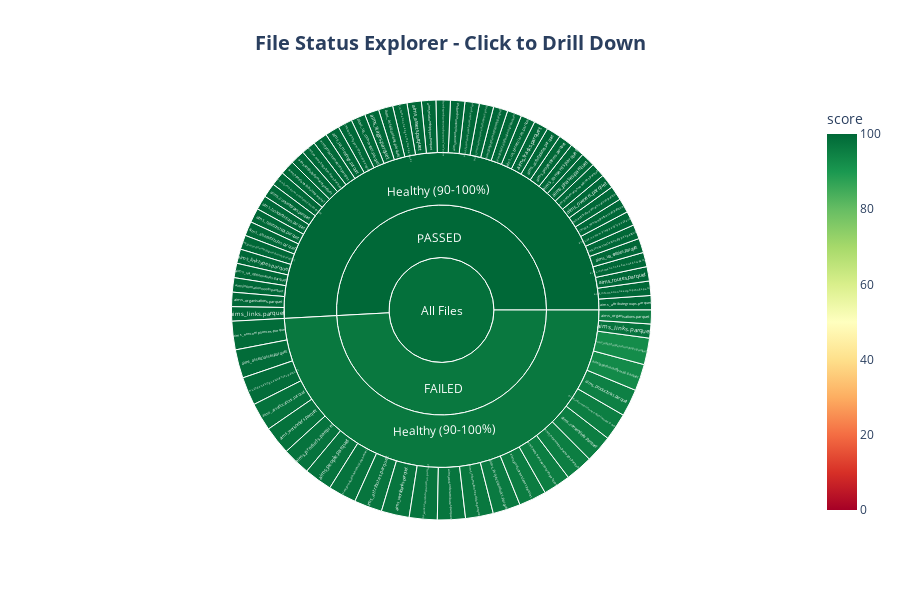

Notebook code cell kept with this figure:
### Code cell
# Step 12: Interactive File Explorer with Drill-Down
print("\n" + "="*60)
print("🔍 INTERACTIVE FILE EXPLORER")
print("="*60)

if 'df_logs' in locals() and not df_logs.empty:
    
    # Create sunburst chart for file status exploration
    df_viz = df_logs.copy()
    df_viz['score_category'] = pd.cut(
        df_viz['score'], 
        bins=[0, 70, 90, 100], 
        labels=['Critical (<70%)', 'Warning (70-90%)', 'Healthy (90-100%)']
    )
    
    # Add a root level
    df_viz['root'] = 'All Files'
    
    fig = px.sunburst(
        df_viz,
        path=['root', 'status', 'score_category', 'file'],
        values='score',
        color='score',
        color_continuous_scale='RdYlGn',
        range_color=[0, 100],
        title='<b>File Status Explorer - Click to Drill Down</b>',
        hover_data={'score': ':.1f'}
    )
    
    fig.update_layout(
        height=600,
        font=dict(size=12),
        title_font_size=20,
        title_x=0.5
    )
    
    fig.show()
    
    print("\n💡 Tip: Click on segments to drill down into specific categories!")
    
else:
    print("\n⚠️  No data available.")

### Figure 1 — Plotly figure (JSON) as saved in the notebook; plotly's stock layout.template omitted (floating-point values rounded to 4 significant figures)
{"data": [{"branchvalues": "total", "customdata": [[100.0], [100.0], [96.3], [100.0], [97.73], [100.0], [100.0], [96.15], [100.0], [97.62], [100.0], [97.62], [100.0], [100.0], [97.92], [100.0], [100.0], [100.0], [100.0], [100.0], [100.0], [100.0], [100.0], [100.0], [100.0], [92.86], [100.0], [100.0], [96.67], [97.22], [97.62], [95.45], [97.22], [99.2], [100.0], [98.88], [100.0], [100.0], [95.0], [95.83], [100.0], [92.49], [100.0], [98.0], [99.14], [100.0], [100.0], [95.45], [97.24], [100.0], [97.22], [100.0], [100.0], [100.0], [100.0], [100.0], [100.0], [100.0], [100.0], [100.0], [100.0], [100.0], [100.0], [100.0], [95.45], [100.0], [95.45], [100.0], [100.0], [100.0], [100.0], [96.67], [100.0], [96.67], [98.36]], "domain": {"x": [0, 1], "y": [0, 1]}, "hovertemplate": "labels=%{label}<br>score_sum=%{value}<br>parent=%{parent}<br>id=%{id}<br>score=%{color:.1f}<extra></extra>", "ids": ["All Files/PASSED/Healthy (90-100%)/aims_attributegroups.parquet", "All Files/PASSED/Healthy (90-100%)/aims_informationneedpropchngs.parquet", "All Files/FAILED/Healthy (90-100%)/aims_organisations.parquet", "All Files/PASSED/Healthy (90-100%)/aims_routes.parquet", "All Files/FAILED/Healthy (90-100%)/aims_products.parquet", "All Files/PASSED/Healthy (90-100%)/aims_informationneedsourcedocs.parquet", "All Files/PASSED/Healthy (90-100%)/aims_ua_entities.parquet", "All Files/FAILED/Healthy (90-100%)/aims_projectitemlinks.parquet", "All Files/PASSED/Healthy (90-100%)/aims_consentmilestonetypes.parquet", "All Files/FAILED/Healthy (90-100%)/aims_links.parquet", "All Files/PASSED/Healthy (90-100%)/aims_ua_noncompimppartytypes.parquet", "All Files/FAILED/Healthy (90-100%)/aims_people.parquet", "All Files/PASSED/Healthy (90-100%)/aims_ua_noncompotheruas.parquet", "All Files/PASSED/Healthy (90-100%)/aims_attributedomainvalues.parquet", "All Files/FAILED/Healthy (90-100%)/aims_workorders.parquet", "All Files/PASSED/Healthy (90-100%)/aims_owners.parquet", "All Files/PASSED/Healthy (90-100%)/aims_informationneedlinks.parquet", "All Files/PASSED/Healthy (90-100%)/aims_phases.parquet", "All Files/PASSED/Healthy (90-100%)/aims_consents.parquet", "All Files/PASSED/Healthy (90-100%)/aims_projectitems.parquet", "All Files/PASSED/Healthy (90-100%)/aims_activitydates.parquet", "All Files/PASSED/Healthy (90-100%)/aims_tracks.parquet", "All Files/PASSED/Healthy (90-100%)/aims_ua_beneficiaries.parquet", "All Files/PASSED/Healthy (90-100%)/aims_assetclasschangelogs.parquet", "All Files/PASSED/Healthy (90-100%)/aims_projectitemattributes.parquet", "All Files/FAILED/Healthy (90-100%)/aims_assethierarchymap.parquet", "All Files/PASSED/Healthy (90-100%)/aims_informationneedattributes.parquet", "All Files/PASSED/Healthy (90-100%)/aims_secondaryassetclasscodes.parquet", "All Files/FAILED/Healthy (90-100%)/aims_informationneeddocs.parquet", "All Files/FAILED/Healthy (90-100%)/aims_workbanks.parquet", "All Files/FAILED/Healthy (90-100%)/aims_productcharacteristics.parquet", "All Files/FAILED/Healthy (90-100%)/aims_workbankworkorders.parquet", "All Files/FAILED/Healthy (90-100%)/aims_workorderstatustransition.parquet", "All Files/FAILED/Healthy (90-100%)/aims_noncompliances.parquet", "All Files/PASSED/Healthy (90-100%)/aims_consentmilestones.parquet", "All Files/FAILED/Healthy (90-100%)/aims_undertakings_assurances.parquet", "All Files/PASSED/Healthy (90-100%)/aims_ua_noncomplianceimpacts.parquet", "All Files/PASSED/Healthy (90-100%)/aims_relationshiptypes.parquet", "All Files/FAILED/Healthy (90-100%)/aims_productlinks.parquet", "All Files/FAILED/Healthy (90-100%)/aims_productassetclasses.parquet", "All Files/PASSED/Healthy (90-100%)/aims_assets.parquet", "All Files/FAILED/Healthy (90-100%)/aims_assetclassrelationships.parquet", "All Files/PASSED/Healthy (90-100%)/aims_informationneedgeometries.parquet", "All Files/FAILED/Healthy (90-100%)/aims_assetlocations.parquet", "All Files/FAILED/Healthy (90-100%)/aims_assetclasses.parquet", "All Files/PASSED/Healthy (90-100%)/aims_assetconsents.parquet", "All Files/PASSED/Healthy (90-100%)/aims_stages.parquet", "All Files/FAILED/Healthy (90-100%)/aims_informationpackages.parquet", "All Files/FAILED/Healthy (90-100%)/aims_attributes.parquet", "All Files/PASSED/Healthy (90-100%)/aims_ua_comments.parquet", "All Files/FAILED/Healthy (90-100%)/aims_workorderattributes.parquet", "All Files/PASSED/Healthy (90-100%)/aims_consenttypemilestones.parquet", "All Files/PASSED/Healthy (90-100%)/aims_ua_meetings.parquet", "All Files/PASSED/Healthy (90-100%)/aims_projectitemactions.parquet", "All Files/PASSED/Healthy (90-100%)/aims_ua_meetingattendees.parquet", "All Files/PASSED/Healthy (90-100%)/aims_attributedomains.parquet", "All Files/PASSED/Healthy (90-100%)/aims_assetclassattributes.parquet", "All Files/PASSED/Healthy (90-100%)/aims_informationneedassetclass.parquet", "All Files/PASSED/Healthy (90-100%)/aims_consenttypes.parquet", "All Files/PASSED/Healthy (90-100%)/aims_taskdefinitions.parquet", "All Files/PASSED/Healthy (90-100%)/aims_relationships.parquet", "All Files/PASSED/Healthy (90-100%)/aims_assetattributes.parquet", "All Files/PASSED/Healthy (90-100%)/aims_projectitemassignedroles.parquet", "All Files/PASSED/Healthy (90-100%)/aims_linktypes.parquet", "All Files/FAILED/Healthy (90-100%)/aims_consentlinks.parquet", "All Files/PASSED/Healthy (90-100%)/aims_ua_optionvalues.parquet", "All Files/FAILED/Healthy (90-100%)/aims_informationneedstatusupd.parquet", "All Files/PASSED/Healthy (90-100%)/aims_informationneeds.parquet", "All Files/PASSED/Healthy (90-100%)/aims_organisations.parquet", "All Files/PASSED/Healthy (90-100%)/aims_links.parquet", "All Files/PASSED/Healthy (90-100%)", "All Files/FAILED/Healthy (90-100%)", "All Files/PASSED", "All Files/FAILED", "All Files"], "labels": ["aims_attributegroups.parquet", "aims_informationneedpropchngs.parquet", "aims_organisations.parquet", "aims_routes.parquet", "aims_products.parquet", "aims_informationneedsourcedocs.parquet", "aims_ua_entities.parquet", "aims_projectitemlinks.parquet", "aims_consentmilestonetypes.parquet", "aims_links.parquet", "aims_ua_noncompimppartytypes.parquet", "aims_people.parquet", "aims_ua_noncompotheruas.parquet", "aims_attributedomainvalues.parquet", "aims_workorders.parquet", "aims_owners.parquet", "aims_informationneedlinks.parquet", "aims_phases.parquet", "aims_consents.parquet", "aims_projectitems.parquet", "aims_activitydates.parquet", "aims_tracks.parquet", "aims_ua_beneficiaries.parquet", "aims_assetclasschangelogs.parquet", "aims_projectitemattributes.parquet", "aims_assethierarchymap.parquet", "aims_informationneedattributes.parquet", "aims_secondaryassetclasscodes.parquet", "aims_informationneeddocs.parquet", "aims_workbanks.parquet", "aims_productcharacteristics.parquet", "aims_workbankworkorders.parquet", "aims_workorderstatustransition.parquet", "aims_noncompliances.parquet", "aims_consentmilestones.parquet", "aims_undertakings_assurances.parquet", "aims_ua_noncomplianceimpacts.parquet", "aims_relationshiptypes.parquet", "aims_productlinks.parquet", "aims_productassetclasses.parquet", "aims_assets.parquet", "aims_assetclassrelationships.parquet", "aims_informationneedgeometries.parquet", "aims_assetlocations.parquet", "aims_assetclasses.parquet", "aims_assetconsents.parquet", "aims_stages.parquet", "aims_informationpackages.parquet", "aims_attributes.parquet", "aims_ua_comments.parquet", "aims_workorderattributes.parquet", "aims_consenttypemilestones.parquet", "aims_ua_meetings.parquet", "aims_projectitemactions.parquet", "aims_ua_meetingattendees.parquet", "aims_attributedomains.parquet", "aims_assetclassattributes.parquet", "aims_informationneedassetclass.parquet", "aims_consenttypes.parquet", "aims_taskdefinitions.parquet", "aims_relationships.parquet", "aims_assetattributes.parquet", "aims_projectitemassignedroles.parquet", "aims_linktypes.parquet", "aims_consentlinks.parquet", "aims_ua_optionvalues.parquet", "aims_informationneedstatusupd.parquet", "aims_informationneeds.parquet", "aims_organisations.parquet", "aims_links.parquet", "Healthy (90-100%)", "Healthy (90-100%)", "PASSED", "FAILED", "All Files"], "marker": {"coloraxis": "coloraxis", "colors": [100.0, 100.0, 96.3, 100.0, 97.73, 100.0, 100.0, 96.15, 100.0, 97.62, 100.0, 97.62, 100.0, 100.0, 97.92, 100.0, 100.0, 100.0, 100.0, 100.0, 100.0, 100.0, 100.0, 100.0, 100.0, 92.86, 100.0, 100.0, 96.67, 97.22, 97.62, 95.45, 97.22, 99.2, 100.0, 98.88, 100.0, 100.0, 95.0, 95.83, 100.0, 92.49, 100.0, 98.0, 99.14, 100.0, 100.0, 95.45, 97.24, 100.0, 97.22, 100.0, 100.0, 100.0, 100.0, 100.0, 100.0, 100.0, 100.0, 100.0, 100.0, 100.0, 100.0, 100.0, 95.45, 100.0, 95.45, 100.0, 100.0, 100.0, 100.0, 96.67, 100.0, 96.67, 98.36]}, "name": "", "parents": ["All Files/PASSED/Healthy (90-100%)", "All Files/PASSED/Healthy (90-100%)", "All Files/FAILED/Healthy (90-100%)", "All Files/PASSED/Healthy (90-100%)", "All Files/FAILED/Healthy (90-100%)", "All Files/PASSED/Healthy (90-100%)", "All Files/PASSED/Healthy (90-100%)", "All Files/FAILED/Healthy (90-100%)", "All Files/PASSED/Healthy (90-100%)", "All Files/FAILED/Healthy (90-100%)", "All Files/PASSED/Healthy (90-100%)", "All Files/FAILED/Healthy (90-100%)", "All Files/PASSED/Healthy (90-100%)", "All Files/PASSED/Healthy (90-100%)", "All Files/FAILED/Healthy (90-100%)", "All Files/PASSED/Healthy (90-100%)", "All Files/PASSED/Healthy (90-100%)", "All Files/PASSED/Healthy (90-100%)", "All Files/PASSED/Healthy (90-100%)", "All Files/PASSED/Healthy (90-100%)", "All Files/PASSED/Healthy (90-100%)", "All Files/PASSED/Healthy (90-100%)", "All Files/PASSED/Healthy (90-100%)", "All Files/PASSED/Healthy (90-100%)", "All Files/PASSED/Healthy (90-100%)", "All Files/FAILED/Healthy (90-100%)", "All Files/PASSED/Healthy (90-100%)", "All Files/PASSED/Healthy (90-100%)", "All Files/FAILED/Healthy (90-100%)", "All Files/FAILED/Healthy (90-100%)", "All Files/FAILED/Healthy (90-100%)", "All Files/FAILED/Healthy (90-100%)", "All Files/FAILED/Healthy (90-100%)", "All Files/FAILED/Healthy (90-100%)", "All Files/PASSED/Healthy (90-100%)", "All Files/FAILED/Healthy (90-100%)", "All Files/PASSED/Healthy (90-100%)", "All Files/PASSED/Healthy (90-100%)", "All Files/FAILED/Healthy (90-100%)", "All Files/FAILED/Healthy (90-100%)", "All Files/PASSED/Healthy (90-100%)", "All Files/FAILED/Healthy (90-100%)", "All Files/PASSED/Healthy (90-100%)", "All Files/FAILED/Healthy (90-100%)", "All Files/FAILED/Healthy (90-100%)", "All Files/PASSED/Healthy (90-100%)", "All Files/PASSED/Healthy (90-100%)", "All Files/FAILED/Healthy (90-100%)", "All Files/FAILED/Healthy (90-100%)", "All Files/PASSED/Healthy (90-100%)", "All Files/FAILED/Healthy (90-100%)", "All Files/PASSED/Healthy (90-100%)", "All Files/PASSED/Healthy (90-100%)", "All Files/PASSED/Healthy (90-100%)", "All Files/PASSED/Healthy (90-100%)", "All Files/PASSED/Healthy (90-100%)", "All Files/PASSED/Healthy (90-100%)", "All Files/PASSED/Healthy (90-100%)", "All Files/PASSED/Healthy (90-100%)", "All Files/PASSED/Healthy (90-100%)", "All Files/PASSED/Healthy (90-100%)", "All Files/PASSED/Healthy (90-100%)", "All Files/PASSED/Healthy (90-100%)", "All Files/PASSED/Healthy (90-100%)", "All Files/FAILED/Healthy (90-100%)", "All Files/PASSED/Healthy (90-100%)", "All Files/FAILED/Healthy (90-100%)", "All Files/PASSED/Healthy (90-100%)", "All Files/PASSED/Healthy (90-100%)", "All Files/PASSED/Healthy (90-100%)", "All Files/PASSED", "All Files/FAILED", "All Files", "All Files", ""], "type": "sunburst", "values": [100.0, 100.0, 96.3, 100.0, 195.5, 100.0, 100.0, 192.3, 100.0, 97.62, 100.0, 195.2, 100.0, 100.0, 195.8, 100.0, 100.0, 100.0, 100.0, 100.0, 100.0, 100.0, 100.0, 100.0, 100.0, 185.7, 100.0, 100.0, 193.3, 194.4, 195.2, 190.9, 194.4, 198.4, 100.0, 197.8, 100.0, 100.0, 190.0, 191.7, 100.0, 185.0, 100.0, 196.0, 198.3, 100.0, 100.0, 190.9, 194.5, 100.0, 194.4, 100.0, 100.0, 100.0, 100.0, 100.0, 100.0, 100.0, 100.0, 100.0, 100.0, 100.0, 100.0, 100.0, 190.9, 100.0, 190.9, 100.0, 100.0, 100.0, 4600.0, 4446.0, 4600.0, 4446.0, 9046.0]}], "layout": {"coloraxis": {"cmax": 100, "cmin": 0, "colorbar": {"title": {"text": "score"}}, "colorscale": [[0, "rgb(165,0,38)"], [0.1, "rgb(215,48,39)"], [0.2, "rgb(244,109,67)"], [0.3, "rgb(253,174,97)"], [0.4, "rgb(254,224,139)"], [0.5, "rgb(255,255,191)"], [0.6, "rgb(217,239,139)"], [0.7, "rgb(166,217,106)"], [0.8, "rgb(102,189,99)"], [0.9, "rgb(26,152,80)"], [1, "rgb(0,104,55)"]]}, "font": {"size": 12}, "height": 600, "legend": {"tracegroupgap": 0}, "title": {"font": {"size": 20}, "text": "<b>File Status Explorer - Click to Drill Down</b>", "x": 0.5}}}
